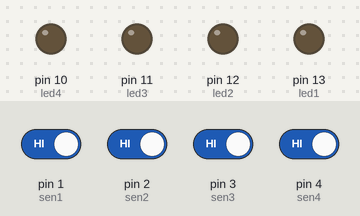
Bench run of a sketch on a simulated Arduino Uno, built with avr-gcc and run on an emulated ATmega328P. Parts: output pins drawn as LEDs (lit = HIGH). The inputs (shaded band) are chosen by the test bench; at power-on: pin 1 (sen1), pin 2 (sen2), pin 3 (sen3), pin 4 (sen4) HIGH.

Above: at 1.2 s.
1.3 s: pin 1 (sen1) driven LOW
At 2.1 s:
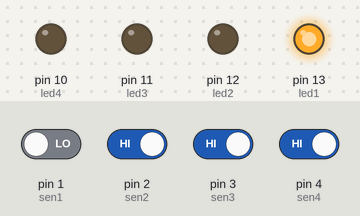
2.8 s: pin 2 (sen2) driven LOW
At 3.3 s:
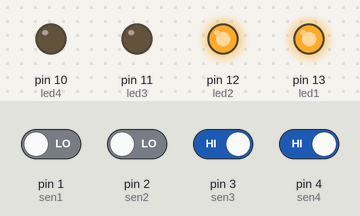
4.3 s: pin 3 (sen3) driven LOW
At 5.5 s:
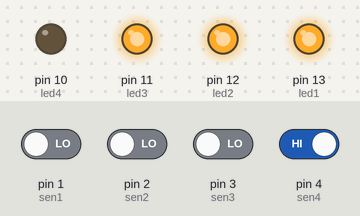
5.8 s: pin 4 (sen4) driven LOW
At 6.8 s:
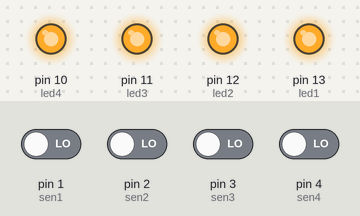
7.3 s: pin 1 (sen1) driven HIGH
At 7.9 s:
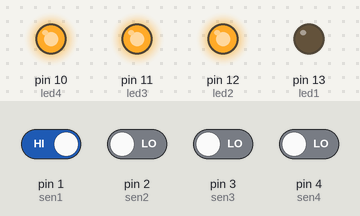
8.8 s: pin 2 (sen2) driven HIGH
At 10.2 s:
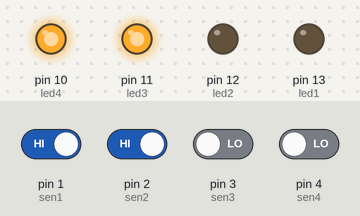
Timing chart, 0 to 11.3 s (numbered marks = the images above; inputs shaded):
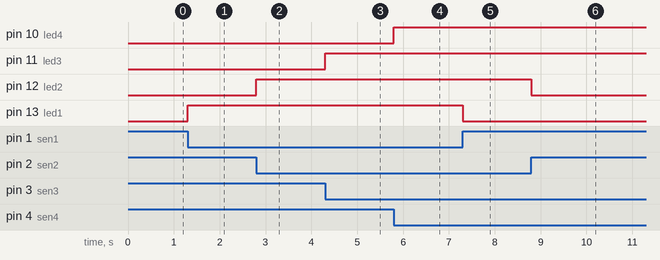

Measured:
- after the input at 1.3 s, pin 13 (led1): LOW → HIGH at once
- after the input at 2.8 s, pin 12 (led2): LOW → HIGH at once
- after the input at 4.3 s, pin 11 (led3): LOW → HIGH at once
- after the input at 5.8 s, pin 10 (led4): LOW → HIGH at once
- after the input at 7.3 s, pin 13 (led1): HIGH → LOW at once
- after the input at 8.8 s, pin 12 (led2): HIGH → LOW at once

The sketch:

Automated_Street_Light_System.ino
```cpp
int led1 = 13;
int led2 = 12;
int led3 = 11;
int led4 = 10;
int sen1 = 1;
int sen2 = 2;
int sen3 = 3;
int sen4 = 4;
void setup()
{
   pinMode(led1, OUTPUT);
   pinMode(led2, OUTPUT);
   pinMode(led3, OUTPUT);
   pinMode(led4, OUTPUT);
   pinMode(sen1, INPUT);
   pinMode(sen2, INPUT);
   pinMode(sen3, INPUT);
   pinMode(sen4, INPUT);
}

void loop()
{
   if(digitalRead(sen1)==0)
     digitalWrite(led1, HIGH);
   else
     digitalWrite(led1, LOW);

   if(digitalRead(sen2)==0)
     digitalWrite(led2, HIGH);
   else
     digitalWrite(led2, LOW);

   if(digitalRead(sen3)==0)
     digitalWrite(led3, HIGH);
   else
     digitalWrite(led3, LOW);

   if(digitalRead(sen4)==0)
     digitalWrite(led4, HIGH);
   else
     digitalWrite(led4, LOW);
}
```
